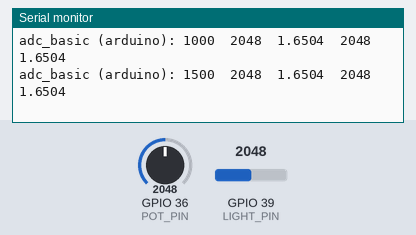
Recording of a program running on a simulated ESP32. On the bench: the last lines printed to the serial monitor. The inputs (shaded band) are chosen by the test bench; at power-on: GPIO 36 (POT_PIN) = 2048, GPIO 39 (LIGHT_PIN) = 2048 (analog values on the 0–4095 scale).

Above: at 1.8 s.
1.9 s: GPIO 36 (POT_PIN) set to 2866
At 2.31 s:
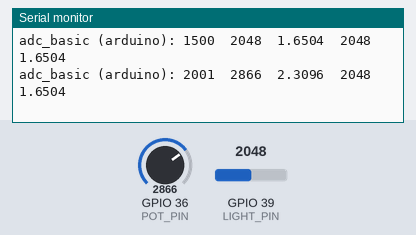
3.4 s: GPIO 39 (LIGHT_PIN) set to 2866
At 3.9 s:
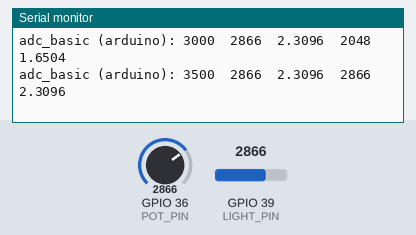
4.9 s: GPIO 36 (POT_PIN) set to 3603
At 5.31 s:
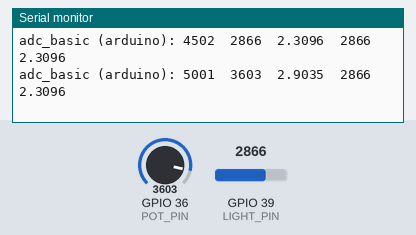
6.4 s: GPIO 39 (LIGHT_PIN) set to 3603
At 6.81 s:
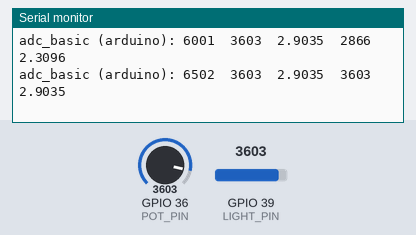
Timing chart, 0 to 8.9 s (numbered marks = the images above; inputs shaded):
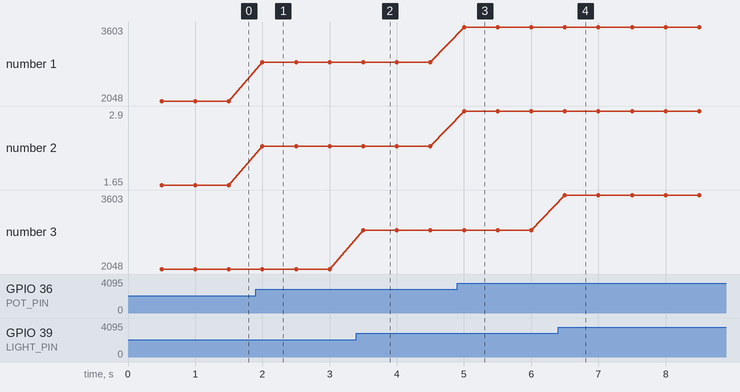

Measured:
- after the input at 1.9 s, the serial monitor: prints a new line after 0.10 s (image 1)
- after the input at 3.4 s, the serial monitor: prints a new line after 0.10 s (image 2)
- after the input at 4.9 s, the serial monitor: prints a new line after 0.10 s (image 3)
- after the input at 6.4 s, the serial monitor: prints a new line after 0.10 s (image 4)
- plotted number 1: 2048 → 2866 after the input at 1.9 s, 2866 → 3603 after the input at 4.9 s
- plotted number 2: 1.65 → 2.31 after the input at 1.9 s, 2.31 → 2.9 after the input at 4.9 s

The program:

main.cpp
```cpp
// Author: Anthony Yalong
// Description: Basic ADC demonstration reading potentiometer and light sensor values

#include "adc_basic_arduino.h"

// logging
const char* TAG = "adc_basic (arduino)";
unsigned long last_sample_time;

void setup() {
  Serial.begin(BAUDRATE);
  while (!Serial) delay(10);

  // initialize adc
  analogSetAttenuation(ADC_ATTENUATION);
  analogReadResolution(ADC_BIT_RESOLUTION);

  // initialize timing
  last_sample_time = millis();

  Serial.printf("%s: setup complete\n", TAG);
  Serial.printf("%s: starting measurements:\n", TAG);
  Serial.printf("%s: TIME (ms)\tPOT_RAW\tPOT_VOLTAGE\tLIGHT_RAW\tLIGHT_VOLTAGE\n", TAG);
}

void loop() {
  unsigned long cur_time = millis();
  if (cur_time - last_sample_time >= DELAY) {
    // read values
    int pot_raw = analogRead(POT_PIN);
    int light_raw = analogRead(LIGHT_PIN);

    // convert
    float pot_voltage = pot_raw * ADC_VOLT_PER_STEP;
    float light_voltage = light_raw * ADC_VOLT_PER_STEP;

    Serial.printf("%s: %lu\t%d\t%0.4f\t%d\t%0.4f\n",
      TAG,
      millis(),
      pot_raw,
      pot_voltage,
      light_raw,
      light_voltage
    );

    last_sample_time = cur_time;
  }
}
```

adc_basic_arduino.h
```cpp
// Author: Anthony Yalong
// Description: Header file for `main.c`

#ifndef ADC_BASIC_ARDUINO_H
#define ADC_BASIC_ARDUINO_H

#include <Arduino.h>

// project configuration
#define BAUDRATE 115200
#define DELAY 500

// pin configuration
#define POT_PIN 36      // ADC1_0
#define LIGHT_PIN 39    // ADC1_3

// adc configuration
#define ADC_ATTENUATION ADC_11db         // 0.0-3.9V range
#define ADC_BIT_RESOLUTION 12            // 12 bit resolution
#define ADC_RESOLUTION 4095.0f           // 12 bit resolution
#define ADC_REF_VOLT 3.3f                // reference voltage (3.3V)
#define ADC_VOLT_PER_STEP (ADC_REF_VOLT / ADC_RESOLUTION)

#endif // ADC_BASIC_ARDUINO_H
```
